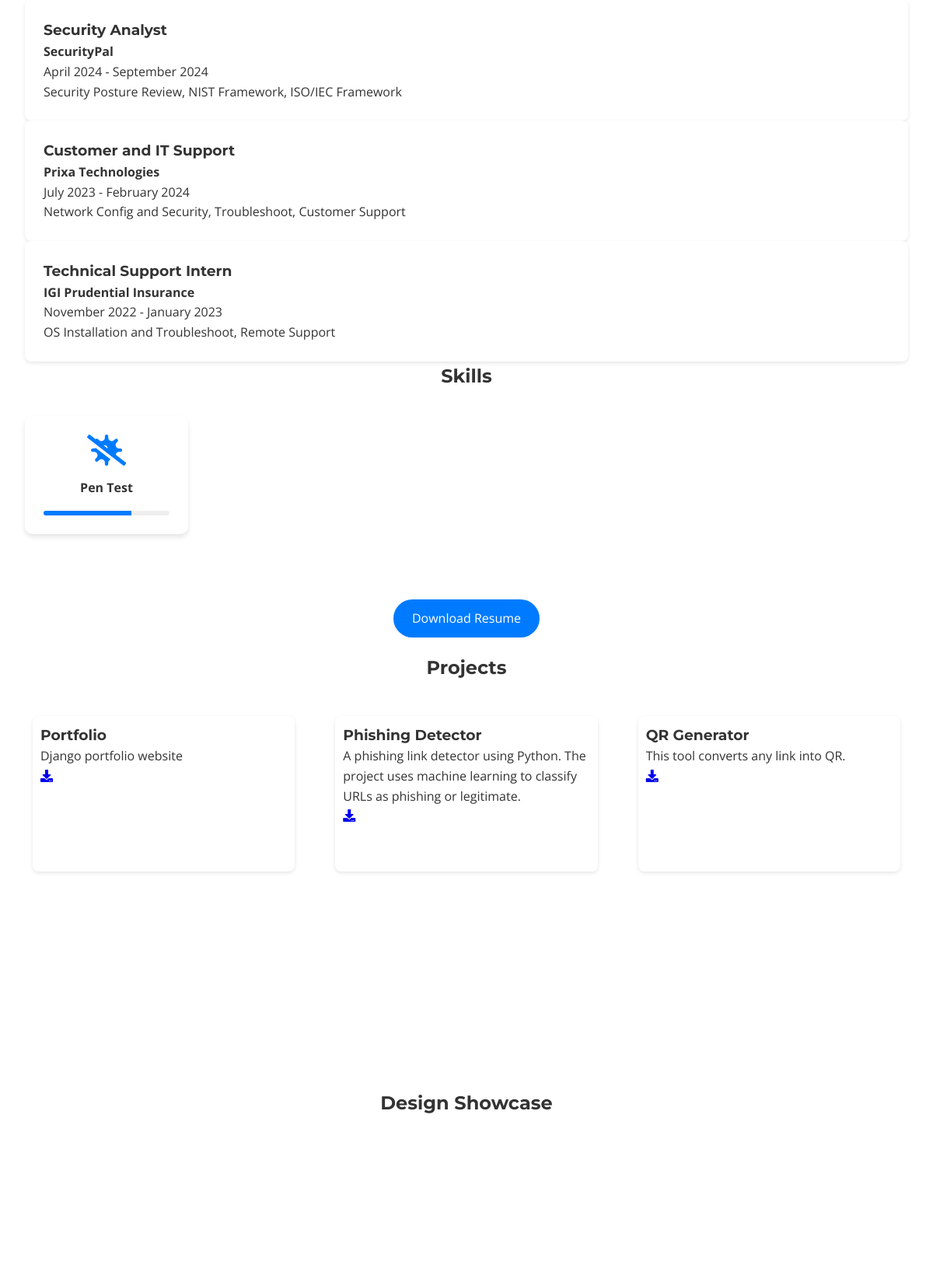
The app's page / (middle part), older data.
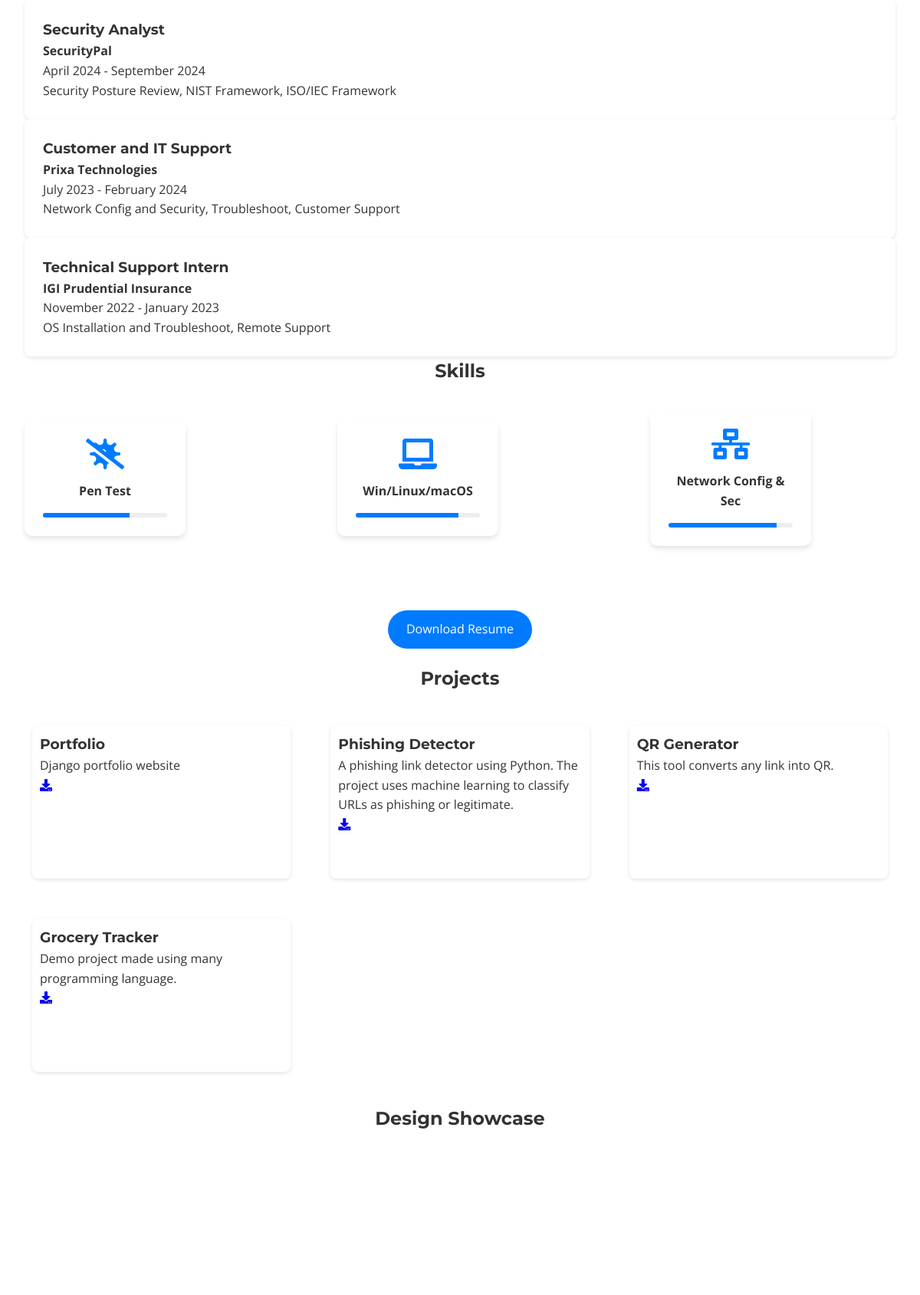
The same page, newer data.
### main/models.py (models this page shows, shortened)
class Skill(models.Model):
    name = models.CharField(max_length=100)
    icon_class = models.CharField(max_length=100, help_text="Font Awesome class for icon")
    proficiency = models.IntegerField(help_text="Skill level from 1 to 100")

class Project(models.Model):
    title = models.CharField(max_length=200)
    description = models.TextField()
    link = models.URLField(blank=True, null=True)
    technologies = models.CharField(max_length=300)

### main/views.py (the view)
def index(request):
    projects = Project.objects.all()
    skills = Skill.objects.all()  # Fetch skills from database
    designs = Design.objects.all()  # Fetch designs from database
    return render(request, 'index.html', {'projects': projects, 'skills': skills, 'designs': designs})

### main/templates/index.html (shortened to what this page needs)
{% load static %}
<!DOCTYPE html>
<html lang="en">
<head>
    <link rel="stylesheet" href="https://cdnjs.cloudflare.com/ajax/libs/font-awesome/5.15.4/css/all.min.css">
    <link rel="stylesheet" href="{% static 'style.css' %}">
</head>
<body>
    <section id="background" class="background">
        <div class="background-content">
            <div class="experience">
                <div class="exp-item" data-role="Security Analyst">
                    <h3>Security Analyst </h3><h4>SecurityPal</h4>
                    <p>April 2024 - September 2024</p>
                    <p>Security Posture Review, NIST Framework, ISO/IEC Framework</p>
                </div>
                <div class="exp-item" data-role="Customer and IT Support">
                    <h3>Customer and IT Support </h3><h4>Prixa Technologies</h4>
                    <p>July 2023 - February 2024</p>
                    <p>Network Config and Security, Troubleshoot, Customer Support</p>
                </div>
                <div class="exp-item" data-role="Technical Support Intern">
                    <h3>Technical Support Intern </h3><h4>IGI Prudential Insurance</h4>
                    <p>November 2022 - January 2023</p>
                    <p>OS Installation and Troubleshoot, Remote Support</p>
                </div>
            </div>
            <center><h2>Skills</h2></center>
            <div class="skills">
                {% for skill in skills %}
                <div class="skill-card" data-level="{{ skill.proficiency }}">
                    <i class="{{ skill.icon_class }}"></i>
                    <h4>{{ skill.name }}</h4>
                    <div class="skill-level">
                        <div class="skill-progress" style="width: {{ skill.proficiency }}%;"></div>
                    </div>
                </div>
                {% endfor %}
            </div>
        </div>
    </section>
    <div class="res">
        <a href="/SaurabhGiri-CV.pdf" class="cta-button">Download Resume</a></i>
    </div>
    <div id="projects">
        <h2>Projects</h2>
        <div class="project-grid">
            {% for project in projects %}
                <div class="project">
                    <h3>{{ project.title }}</h3>
                    <p>{{ project.description }}</p>
                    {% if project.link %}
                        <a href="{{ project.link }}" target="_blank"><i class="fas fa-download"></i></a>
                    {% endif %}
                </div>
            {% endfor %}
        </div>
    </div>
    <section id="designs">
        <h2>Design Showcase</h2>
        <div class="design-grid">
        </div>
    </section>
</body>
</html>

Row changes from the older to the newer data that the page shows:
added Skill: name "Win/Linux/macOS", proficiency 83 (drawn)
added Skill: name "Network Config & Sec", proficiency 87 (drawn)
added Project: title "Grocery Tracker", description "Demo project made using many programming language."
